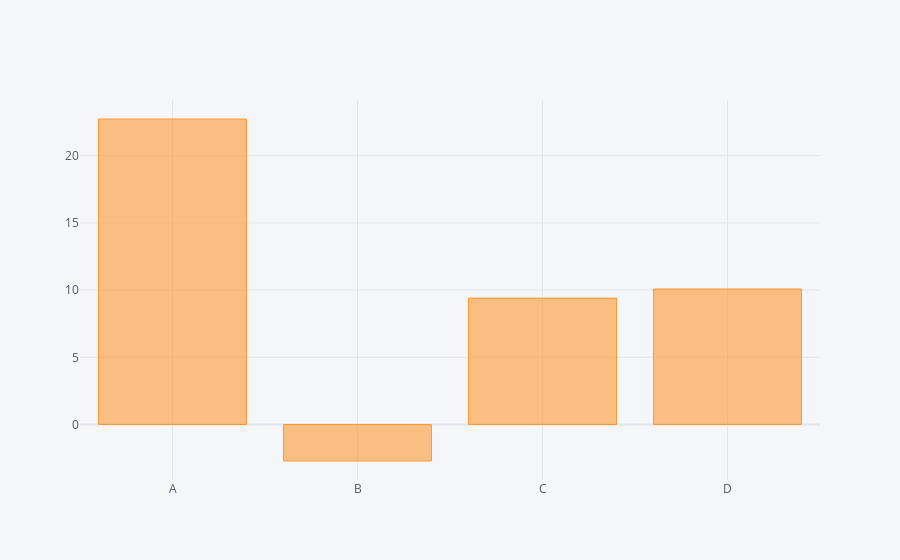

Notebook code cell kept with this figure:
### Code cell
df1.sum().iplot(kind='bar')

### Figure 1 — Plotly figure (JSON) as saved in the notebook; plotly's stock layout.template omitted (floating-point values rounded to 4 significant figures)
{"data": [{"marker": {"color": "rgba(255, 153, 51, 0.6)", "line": {"color": "rgba(255, 153, 51, 1.0)", "width": 1}}, "name": "None", "orientation": "v", "text": "", "type": "bar", "x": ["A", "B", "C", "D"], "y": [22.73, -2.718, 9.405, 10.08]}], "layout": {"legend": {"bgcolor": "#F5F6F9", "font": {"color": "#4D5663"}}, "paper_bgcolor": "#F5F6F9", "plot_bgcolor": "#F5F6F9", "title": {"font": {"color": "#4D5663"}}, "xaxis": {"gridcolor": "#E1E5ED", "showgrid": true, "tickfont": {"color": "#4D5663"}, "title": {"font": {"color": "#4D5663"}, "text": ""}, "zerolinecolor": "#E1E5ED"}, "yaxis": {"gridcolor": "#E1E5ED", "showgrid": true, "tickfont": {"color": "#4D5663"}, "title": {"font": {"color": "#4D5663"}, "text": ""}, "zerolinecolor": "#E1E5ED"}}}
